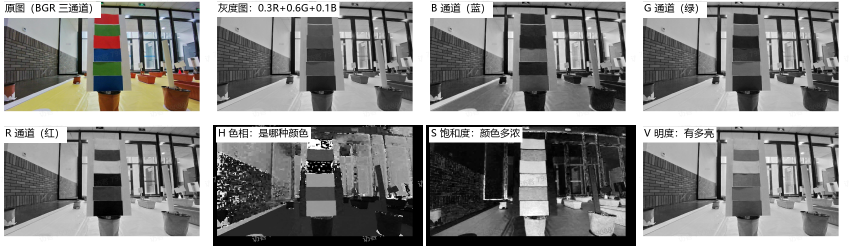
#> input picture notes/img/channels.png, 1698 x 492 px (shown at 1/2 size)
$ python debug_one.py notes/img/channels.png
#> lines starting #> are read from the running program, lines starting #| are printed output that depends on the picture
#> in main, img is the input picture: shape (492, 1698, 3); mean B, G, R 131.3, 132.6, 133.1
### task1_color_blocks.py
"""题目一：识别颜色信息板上的色块，按“自上而下”的顺序输出每个色块的颜色。

思路（为什么不是“一次阈值 + findContours”）
----------------------------------------
板上相邻的色块是紧贴着的，如果只做一张高饱和掩膜，红绿蓝会连成一整块，
findContours 只能拿到一个轮廓。所以改成 **按色相分组** 分别做掩膜：
红/橙/黄/绿/青/蓝/紫 各自一张掩膜，不同颜色的块自然分开，
同色的块才会合并（这种情况下再看连通域大小，或改用“板内逐行扫描”方案）。

每个色相里再用三条几何约束过滤掉干扰（地面、花盆、反光）：
    面积占比、长宽比(色块是横条)、矩形度 area/minAreaRect 面积。
最后按 x 聚成列、列内按 y 排序，就是“自上而下”的输出顺序。

用法
----
    python task1_color_blocks.py data/task1/1.jpg
    python task1_color_blocks.py data/task1 --out out/task1 --debug
"""

from __future__ import annotations

import argparse
from pathlib import Path

import cv2
import numpy as np

from viz import draw_label

IMG_EXTS = {".jpg", ".jpeg", ".png", ".bmp", ".webp", ".tif", ".tiff"}

# 色相区间（OpenCV 的 H 是 0~179）
HUE_CLASSES: list[tuple[str, list[tuple[int, int]]]] = [
    ("红", [(0, 9), (170, 180)]),
    ("橙", [(9, 22)]),
    ("黄", [(22, 34)]),
    ("绿", [(34, 78)]),
    ("青", [(78, 100)]),
    ("蓝", [(100, 130)]),
    ("紫", [(130, 170)]),
]


# --------------------------------------------------------------------- 颜色判定
# [23 lines left out: function classify_hsv, not called in this run]


# --------------------------------------------------------------------- 色块检测
def find_blocks(bgr: np.ndarray,
                min_area_ratio: float = 2e-3,
                max_area_ratio: float = 0.15,
                aspect_min: float = 1.4,
                fill_min: float = 0.85) -> list[dict]:
#> called with min_area_ratio = 0.002, max_area_ratio = 0.15, aspect_min = 1.4, fill_min = 0.85
    h, w = bgr.shape[:2]
#> h = 492; w = 1698
    hsv = cv2.cvtColor(bgr, cv2.COLOR_BGR2HSV)
#> hsv: shape (492, 1698, 3); mean H, S, V 5.8, 6.8, 134
    kernel = cv2.getStructuringElement(cv2.MORPH_RECT, (7, 7))
    img_area = float(h * w)
#> img_area = 835416

    blocks: list[dict] = []
    for name, ranges in HUE_CLASSES:
        mask = np.zeros((h, w), np.uint8)
        for lo, hi in ranges:
            mask |= cv2.inRange(hsv, (lo, 100, 45), (hi, 255, 255))
        if not mask.any():
            continue
        mask = cv2.morphologyEx(mask, cv2.MORPH_CLOSE, kernel)
        mask = cv2.morphologyEx(mask, cv2.MORPH_OPEN, kernel)

        for cnt in cv2.findContours(mask, cv2.RETR_EXTERNAL,
                                    cv2.CHAIN_APPROX_SIMPLE)[-2]:
            area = cv2.contourArea(cnt)
            if not (min_area_ratio * img_area <= area <= max_area_ratio * img_area):
                continue

            (cx, cy), (rw, rh), angle = cv2.minAreaRect(cnt)
            if rw < rh:                              # 长边始终当作“宽”
                rw, rh, angle = rh, rw, angle + 90.0
            if rh < 1.0 or rw / rh < aspect_min:     # 1.0是一个像素的意思 为了过滤掉很小的噪声
                continue
            if area / (rw * rh) < fill_min:          # 矩形度不够 = 不是规整色块
                continue

            box = cv2.boxPoints(((cx, cy), (rw, rh), angle)).astype(np.int32)

            # 只统计中心 40% 的像素，避开边缘混色/抗锯齿
            patch = np.zeros((h, w), np.uint8)
            inner = cv2.boxPoints(((cx, cy), (rw * 0.4, rh * 0.4), angle))
            cv2.fillPoly(patch, [inner.astype(np.int32)], 255)
            mean_bgr = np.array(cv2.mean(bgr, mask=patch)[:3])

            blocks.append({
                "center": (float(cx), float(cy)),
                "box": box,
                "size": (float(rw), float(rh)),
                "bgr": mean_bgr,
                "name": classify_hsv(mean_bgr),
                "hue_class": name,
            })
#> mask: shape (492, 1698); every value is 0
#> after the loop, blocks = []
    return blocks


def order_blocks(blocks: list[dict]) -> list[dict]:
    """先按 x 聚成列（相邻块中心间距 > 1.5 倍块宽就断列），列内按 y 从上到下。"""
    if not blocks:
        return []
    by_x = sorted(blocks, key=lambda b: b["center"][0])
    med_w = float(np.median([b["size"][0] for b in by_x]))
    gap = max(med_w * 1.5, 25.0)

    columns: list[list[dict]] = [[by_x[0]]]
    for b in by_x[1:]:
        if b["center"][0] - columns[-1][-1]["center"][0] > gap:
            columns.append([b])
        else:
            columns[-1].append(b)

    ordered: list[dict] = []
    for col in columns:
        col.sort(key=lambda b: b["center"][1])
        ordered.extend(col)
    return ordered


# --------------------------------------------------------------------- 可视化
def annotate(bgr: np.ndarray, ordered: list[dict]) -> np.ndarray:
    out = bgr.copy()
    for i, b in enumerate(ordered, 1):
        cv2.polylines(out, [b["box"]], True, (255, 255, 255), 2, cv2.LINE_AA)
        cx, cy = int(b["center"][0]), int(b["center"][1])
        label = f"{i}.{b['name']}"
        out = draw_label(out, label, cx - 34, cy - 14,
                         fill=(255, 255, 255), text_color=(0, 0, 0), font_size=20)
    return out


# --------------------------------------------------------------------- 主流程
# [58 lines left out: functions process_one, main, not called in this run]


# [2 lines that do not run on import are left out]

### debug_one.py
"""单张诊断：打印每个检出块的细节，并把编号图画出来。

    .\\.venv\\Scripts\\python.exe debug_one.py "images\\xxx.jpg" --out out\\dbg
"""

from __future__ import annotations

import argparse
from pathlib import Path

import cv2

from task1_color_blocks import annotate, find_blocks, order_blocks


def main() -> None:
    ap = argparse.ArgumentParser()
    ap.add_argument("image", type=Path)
    ap.add_argument("--out", type=Path, default=Path("out/dbg"))
    ap.add_argument("--scale", type=float, default=0.5)
    args = ap.parse_args()

    img = cv2.imread(str(args.image))
    if img is None:
        raise SystemExit(f"读不到 {args.image}")

    blocks = find_blocks(img)
#> blocks = []
    print(f"图片 {args.image.name}  {img.shape[1]}x{img.shape[0]}")
#| 图片 channels.png  1698x492
    print(f"检出 {len(blocks)} 块（按 y 排序展示）：")
#| 检出 0 块（按 y 排序展示）：
    print(f"{'y':>6} {'x':>6} {'尺寸':>11} {'BGR':>22}  判定     色相类")
    for b in sorted(blocks, key=lambda b: b["center"][1]):
        print(f"{b['center'][1]:6.0f} {b['center'][0]:6.0f} "
              f"{b['size'][0]:5.0f}x{b['size'][1]:<5.0f} "
              f"({b['bgr'][0]:5.1f},{b['bgr'][1]:5.1f},{b['bgr'][2]:5.1f})  "
              f"{b['name']:<4}({b['hue_class']})")
#> this loop made 0 passes

    ordered = order_blocks(blocks)
#> ordered = []
    print("\norder_blocks 输出:", " ".join(b["name"] for b in ordered))
#| order_blocks 输出:

    args.out.mkdir(parents=True, exist_ok=True)
    vis = annotate(img, ordered)
    vis = cv2.resize(vis, None, fx=args.scale, fy=args.scale,
                     interpolation=cv2.INTER_AREA)
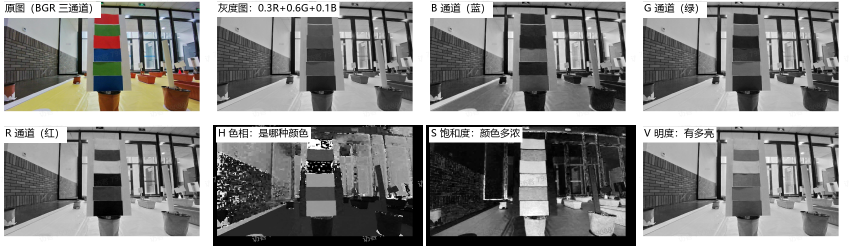
#> vis: shape (246, 849, 3); mean B, G, R 131.4, 132.7, 133.2
    p = args.out / f"{args.image.stem}_dbg.jpg"
    cv2.imwrite(str(p), vis, [cv2.IMWRITE_JPEG_QUALITY, 90])
    print(f"标注图: {p}")


if __name__ == "__main__":
    main()
